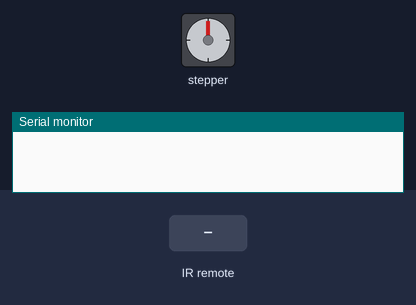
Simulated run of this sketch. Board: Arduino Uno, built with avr-gcc and run on an emulated ATmega328P. On the bench: stepper motor, the last lines printed to the serial monitor. The inputs (shaded band) are chosen by the test bench. Stepper angles assume 2048 steps per turn.

Above: at 1.2 s.
1.3 s: infrared code 0xFF22DD received
At 1.45 s:
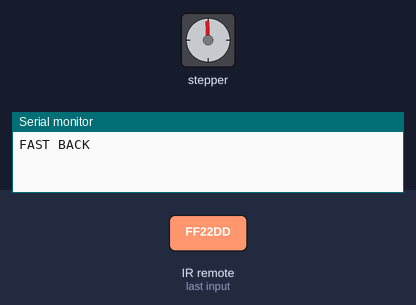
At 2.08 s:
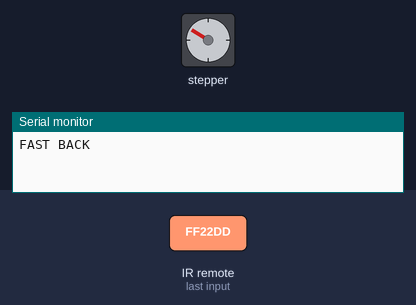
4.3 s: infrared code 0xFFC23D received
7.3 s: infrared code 0xFFE01F received
10.3 s: infrared code 0xFF906F received
At 10.8 s:
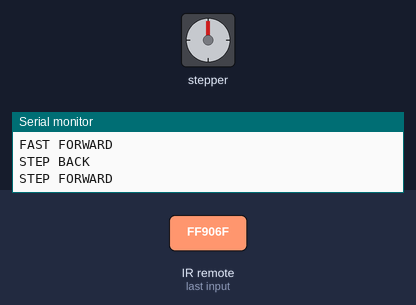
Timing chart, 0 to 12.8 s (numbered marks = the images above; inputs shaded):
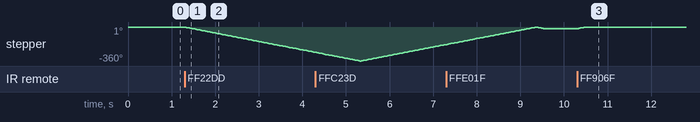

The sketch:

RemoteFocusser.ino
```cpp
#include <Stepper.h>


#include <IRremote.h>


const int RECV_PIN = 7;
IRrecv irrecv(RECV_PIN);
decode_results results;

const int stepsPerRevolution = 2048;  // change this to fit the number of steps per revolution
const int rolePerMinute = 15;         // Adjustable range of 28BYJ-48 stepper is 0~17 rpm

// initialize the stepper library on pins 8 through 11:
Stepper myStepper(stepsPerRevolution, 8, 10, 9, 11);


void setup(){
  Serial.begin(9600);
  myStepper.setSpeed(rolePerMinute);
  irrecv.enableIRIn();
  irrecv.blink13(true);
}

void loop(){
  if (irrecv.decode(&results)){

    switch(results.value){
      case 0xFF22DD:
          Serial.println("FAST BACK");
          fastBackward();
          break;
      case 0xFFC23D:
          Serial.println("FAST FORWARD");
          fastForward();
          break;
      case 0xFFE01F:
          Serial.println("STEP BACK");
          stepBack();
          break;
      case 0xFF906F:
          Serial.println("STEP FORWARD");
          stepForward();
          break;

//        case 0xFFA25D: Serial.println("POWER"); break;
//        case 0xFFE21D: Serial.println("FUNC/STOP"); break;
//        case 0xFF629D: Serial.println("VOL+"); break;
//        case 0xFF02FD: Serial.println("PAUSE");    break;
//        case 0xFFA857: Serial.println("VOL-");    break;
//        case 0xFF9867: Serial.println("EQ");    break;
//        case 0xFFB04F: Serial.println("ST/REPT");    break;
//        case 0xFF6897: Serial.println("0");    break;
//        case 0xFF30CF: Serial.println("1");    break;
//        case 0xFF18E7: Serial.println("2");    break;
//        case 0xFF7A85: Serial.println("3");    break;
//        case 0xFF10EF: Serial.println("4");    break;
//        case 0xFF38C7: Serial.println("5");    break;
//        case 0xFF5AA5: Serial.println("6");    break;
//        case 0xFF42BD: Serial.println("7");    break;
//        case 0xFF4AB5: Serial.println("8");    break;
//        case 0xFF52AD: Serial.println("9");    break;
//        //case 0xFFFFFFFF: Serial.println(" REPEAT");break;
//        default: ;

      } // End Case

        irrecv.resume();
  }
}

void fastForward(){
    myStepper.step(stepsPerRevolution);

}

void fastBackward(){
    myStepper.step(-stepsPerRevolution);

}

void stepForward(){
  myStepper.step(100);
}

void stepBack(){
  myStepper.step(-100);
}
```

Measured:
- after the input at 1.3 s, stepper: keeps turning counter-clockwise at about 90°/s, starting at once
- after the input at 10.3 s, stepper: turns 18° clockwise in 0.18 s, starting at once
